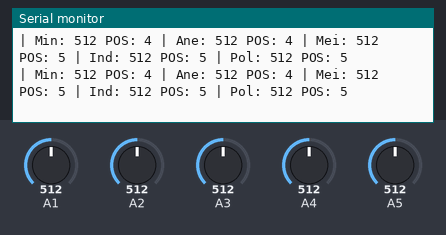
Bench run of a sketch on a simulated Arduino Uno, built with avr-gcc and run on an emulated ATmega328P. Shown: the last lines printed to the serial monitor. Inputs (shaded band) come from the test bench; at power-on: A1 = 512, A4 = 512, A2 = 512, A3 = 512, A5 = 512. No radio packets arrive unless stated.

Above: at 1.2 s.
1.3 s: A1 set to 107
At 1.9 s:
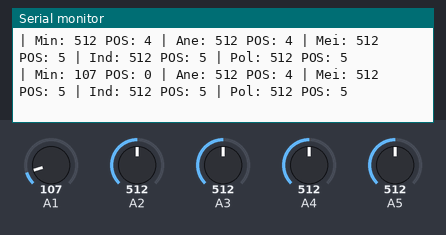
4.3 s: A1 set to 95
At 4.49 s:
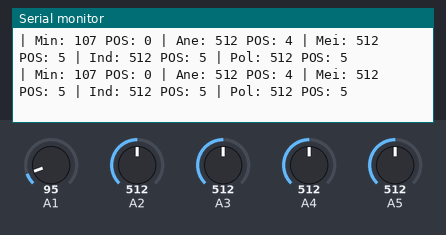
8.8 s: A4 set to 104
At 8.8 s:
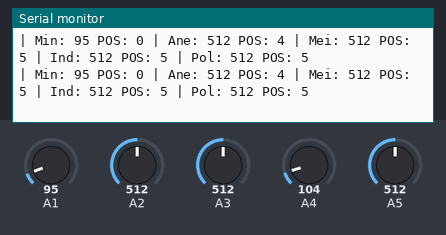
11.8 s: A4 set to 89
At 11.96 s:
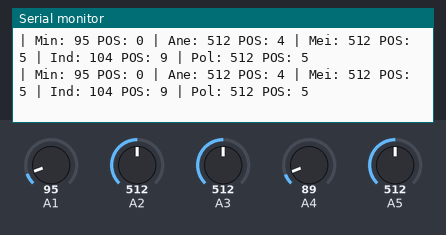
Timing chart, 0 to 14.3 s (numbered marks = the images above; inputs shaded):
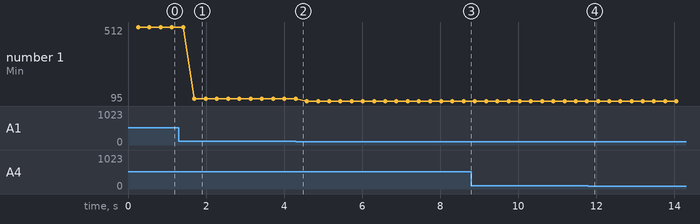

The sketch:

lcfs.ino
```cpp
/*  Bioglove: Protótipo de um transdutor de flexão bioinspirado

    Esse programa lê valores de cinco sensores conectados a
  cada um dos dedos de uma luva. O movimento de cada dedo é
  captado individualmente.

    As leituras são exibidas no Serial Monitor e enviadas
  através de transmissor RF 433Mhz à um receptor RF conectado
  à outro Arduino.

  Cada dedo da luva é representado por um número de 1 a 5,
  começando pelo dedo mínimo (1) até o polegar (5).

  Autor: Wederson Silva
  https://github.com/wedersonsilva/bioglove

  v0.1.22 Envia e recebe 10 níveis de flexão */

#include <VirtualWire.h>    // Biblioteca do módulo RF 413 Mhz

/* DECLARACAO DE VARIAVEIS */

/* Variáveis usadas no transmissor */
String MENSAGEM = "";       // Mensagem que deve ser enviada
String PREFIXO = "";        // Prefixo necessário para concatenar valores
char BUFFER[6];             // Buffer de "MENSAGEM"

/* Valores de cada sensor iniciados em zero */
int dedo1 = 0;
int dedo2 = 0;
int dedo3 = 0;
int dedo4 = 0;
int dedo5 = 0;

/* Posição inicial de cada dedo */
int posicao1 = 0;
int posicao2 = 0;
int posicao3 = 0;
int posicao4 = 0;
int posicao5 = 0;

/* Funções */
void LER_SENSORES();
void POSICIONAR();
void EXIBIR();
void ENVIAR();

/* CONFIGURAÇÃO INICIAL */
void setup() {
  Serial.begin(9600);
  vw_set_tx_pin(2);           // Pino (2) de dados do transmissor
  vw_setup(2000);             // Bits por segundo
}

/* INÍCIO DAS FUNÇÕES */

/* Leitura analógica de cada sensor */
void LER_SENSORES(){
  dedo1 = analogRead(A1);
  dedo2 = analogRead(A2);
  dedo3 = analogRead(A3);
  dedo4 = analogRead(A4);
  dedo5 = analogRead(A5);
}

/* Remapeamento dos valores de 1024 posições para apenas 10 posições*/
void POSICIONAR(){
  posicao1 = map(dedo1, 0, 1023, 0, 9);
  posicao2 = map(dedo2, 0, 1023, 0, 9);
  posicao3 = map(dedo3, 0, 1023, 9, 0);
  posicao4 = map(dedo4, 0, 1023, 9, 0);
  posicao5 = map(dedo5, 0, 1023, 9, 0);
}

/* Concatena, transforma em vetor de char e envia a mensagem */
void ENVIAR(){
  MENSAGEM = PREFIXO + posicao1 + posicao2 + posicao3 + posicao4 + posicao5;
  MENSAGEM.toCharArray(BUFFER,6);

  vw_send((uint8_t *)BUFFER, 6);    // Função que envia o vetor de char
  vw_wait_tx();                     // Espera todo o vetor ser enviado

  delay(200);                       // Espera para estabilizar o programa
}

/* Exibir valores na tela do Serial Monitor */
void EXIBIR(){
  Serial.print("| Min: ");
  Serial.print(dedo1);
  Serial.print(" POS: ");
  Serial.print(posicao1);

  Serial.print(" | Ane: ");
  Serial.print(dedo2);
  Serial.print(" POS: ");
  Serial.print(posicao2);

  Serial.print(" | Mei: ");
  Serial.print(dedo3);
  Serial.print(" POS: ");
  Serial.print(posicao3);

  Serial.print(" | Ind: ");
  Serial.print(dedo4);
  Serial.print(" POS: ");
  Serial.print(posicao4);

  Serial.print(" | Pol: ");
  Serial.print(dedo5);
  Serial.print(" POS: ");
  Serial.println(posicao5);
}

/* FUNCAO PRINCIPAL */
void loop() {

  LER_SENSORES();
  POSICIONAR();
  ENVIAR();
  EXIBIR();
}


/* FIM DO PROGRAM */

/*  P.S.: Este projeto já foi conhecido por
    Low Cost Flex Sensor (Sensor Flex de Baixo Custo)	*/
```

Measured:
- after the input at 1.3 s, the serial monitor: prints a new line after 0.40 s (image 1)
- plotted number 1: 512 → 107 after the input at 1.3 s, 107 → 95 after the input at 4.3 s
